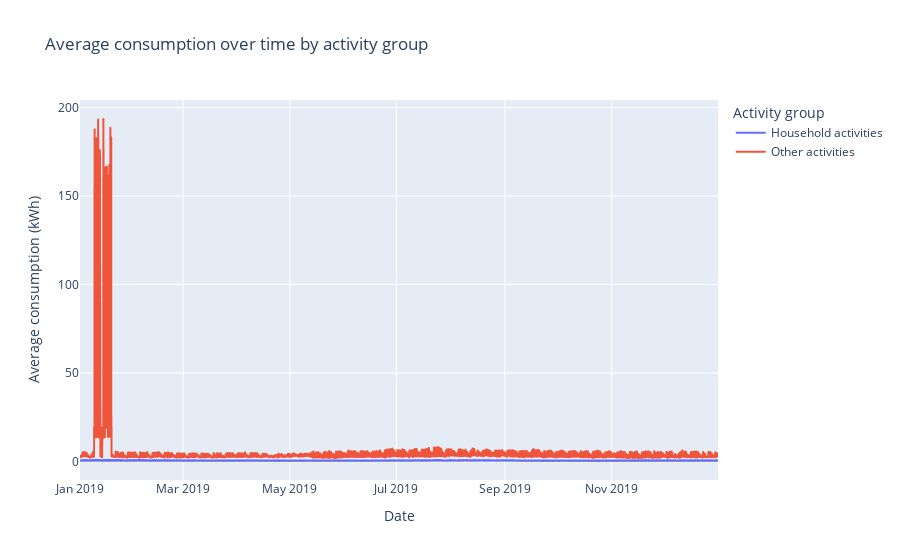

Notebook code cell kept with this figure:
### Markdown cell above
Once the data is prepared, an exploratory analysis will be performed to gain insights into the dataset.

### Consumption by customer activity

As it was mentioned at the beginning, the dataset contains information about 499 customers, ranging from households to businesses from various industrial sectors. Energy consumption in industries is likely to be somewhat higher than in households. To verify this, the customers will be grouped into two categories: "Household activities" and "Other activities". The average consumption for each group will be calculated and plotted over time to determine if there are significant differences in consumption patterns between the two groups.

### Code cell
household_activities = [
    "Actividades de los hogares como productores de servicios para uso propio",
    "Actividades de los hogares como productores de bienes para uso propio"
]

# Add a new column with group classification
df_group = df.with_columns(
    pl.when(pl.col("activity").is_in(household_activities))
      .then(pl.lit("Household activities"))
      .otherwise(pl.lit("Other activities"))
      .alias("group")
)

# Compute average consumption by group and date
df_avg = (
    df_group.group_by(["date", "group"])
      .agg(pl.mean("consumption").alias("avg_consumption"))
      .sort("date")
)

# Convert to pandas for Plotly
df_avg_pd = df_avg.to_pandas()

# Create line chart
fig = px.line(
    df_avg_pd,
    x="date",
    y="avg_consumption",
    color="group",
    title="Average consumption over time by activity group",
    labels={
        "date": "Date",
        "avg_consumption": "Average consumption (kWh)",
        "group": "Activity group"
    }
)

fig.show()

### Figure 1 — Plotly figure (JSON) as saved in the notebook; plotly's stock layout.template omitted (floating-point values rounded to 4 significant figures; data arrays with more than 128 entries replaced by an {"elided": "..."} marker saying what was removed)
{"data": [{"hovertemplate": "Activity group=Household activities<br>Date=%{x}<br>Average consumption (kWh)=%{y}<extra></extra>", "legendgroup": "Household activities", "line": {"color": "#636efa", "dash": "solid"}, "marker": {"symbol": "circle"}, "mode": "lines", "name": "Household activities", "showlegend": true, "type": "scattergl", "x": {"elided": "8760 str values"}, "xaxis": "x", "y": {"elided": "8760 float values"}, "yaxis": "y"}, {"hovertemplate": "Activity group=Other activities<br>Date=%{x}<br>Average consumption (kWh)=%{y}<extra></extra>", "legendgroup": "Other activities", "line": {"color": "#EF553B", "dash": "solid"}, "marker": {"symbol": "circle"}, "mode": "lines", "name": "Other activities", "showlegend": true, "type": "scattergl", "x": {"elided": "8760 str values"}, "xaxis": "x", "y": {"elided": "8760 float values"}, "yaxis": "y"}], "layout": {"legend": {"title": {"text": "Activity group"}, "tracegroupgap": 0}, "title": {"text": "Average consumption over time by activity group"}, "xaxis": {"anchor": "y", "domain": [0, 1], "title": {"text": "Date"}}, "yaxis": {"anchor": "x", "domain": [0, 1], "title": {"text": "Average consumption (kWh)"}}}}
